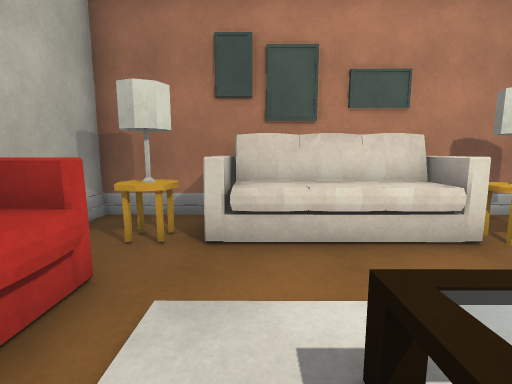
View 1 (above)

13 first-person views from a walk through a Unity game level. The camera is 1.4 m above the floor, tilts 8° down and sees 85° across. Doors are open. The floor is counted in squares, 1 m on a side. Each view is taken from the middle of a square. On the plan, view 1 faces up. The plan holds only what a view shows up to about 14 squares ahead; the rest is blank. The place goes on beyond the plan. Surface patterns are stand-ins for the level's own textures.

View 2
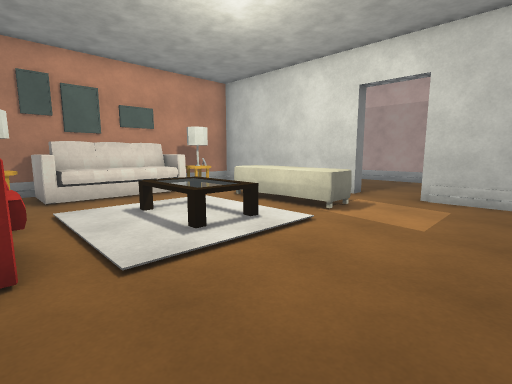

View 3
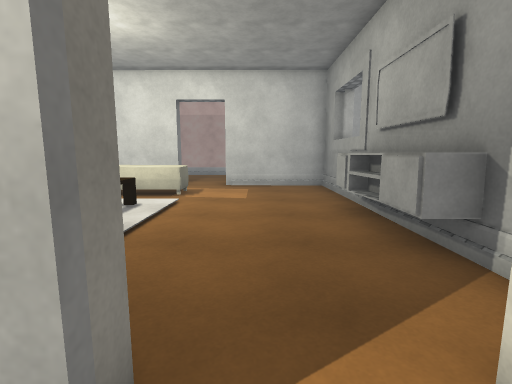

View 4
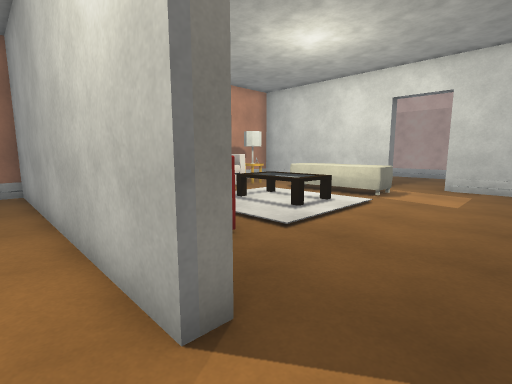

View 5
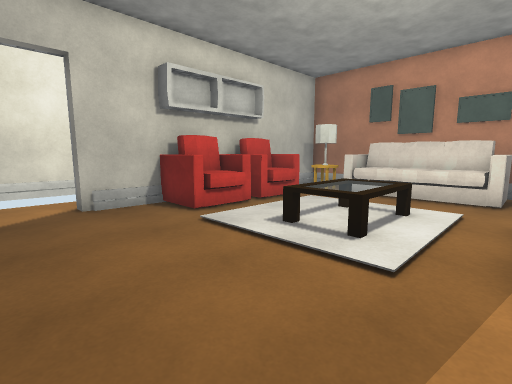

View 6
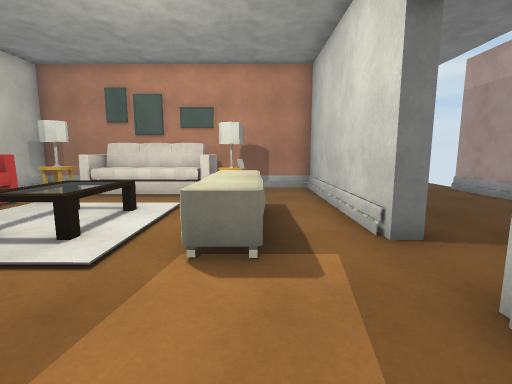

View 7
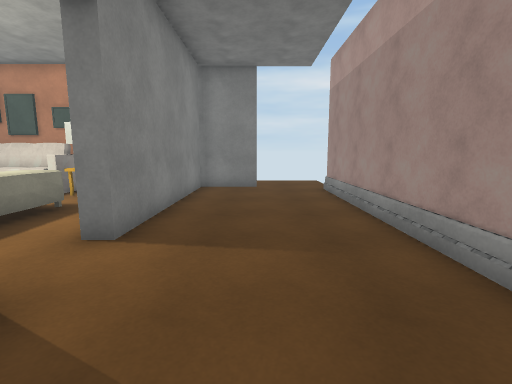

View 8
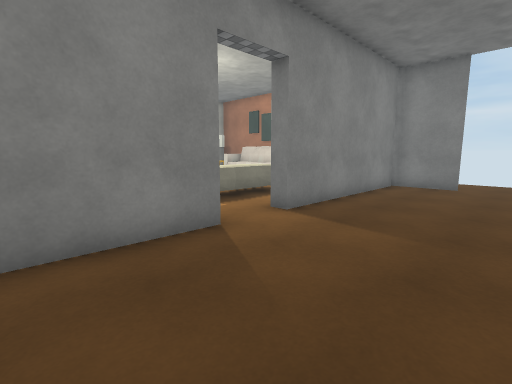

View 9
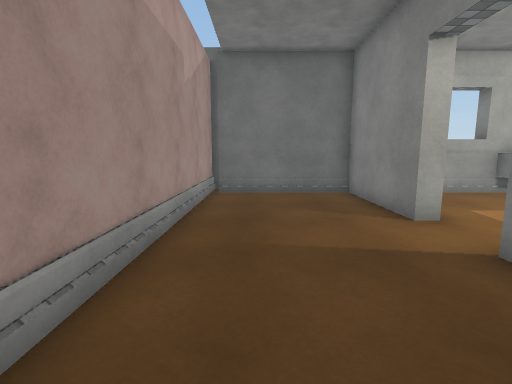

View 10
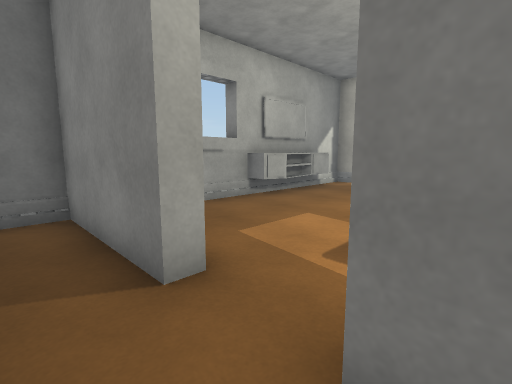

View 11
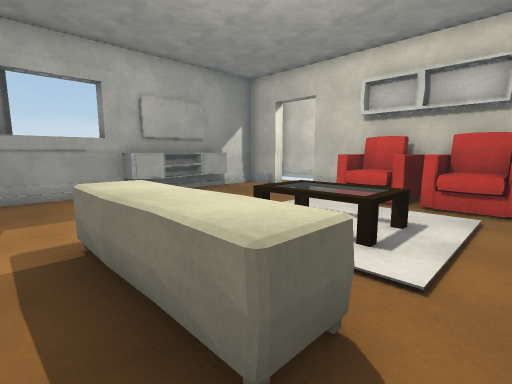

View 12
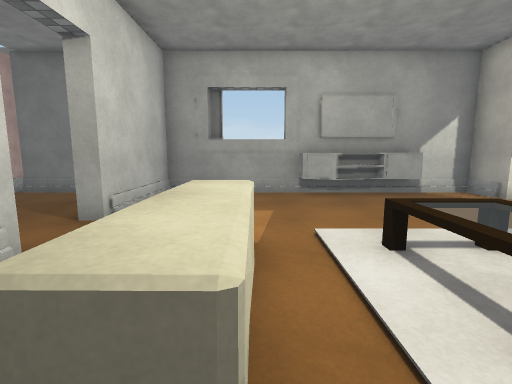

View 13
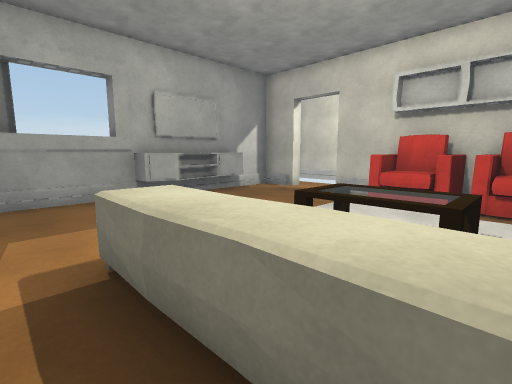

### Floor plan
Key: @ floor where view 1 was taken; # wall or solid block; x gap in a wall; . floor; D open door; ^ raised ledge; S sofa; T table; L lamp; A TV.
Columns run from 5 left of view 1 to 13 right of it. Each row starts with its distance up from view 1.
  8                ...
  7              ###..
  6 .###SS  S#####....x
  5 .# TTSSSSL..##....#
  4 .# L.SSSSLT.##....#
  3 .#SS........##....#
  2 .#SS.....^^.##....#
  1 .#SS. TT.^^.##....#
  0 .#SS.@TT.^^.##....#
 -1 .#SS. TT.^^.DD....#
 -2 .#..........DD....#
 -3 .DD.........D#....#
 -4 .DD.........##....#
 -5 .D..........##....#
 -6 .#..AAAA....##....#
 -7  #####A############
 -8                  ##

Where each view was taken, in squares from view 1:
view 1: 0 up, 0 right, facing up
view 2: 5 down, 2 left, facing up-right
view 3: 4 down, 5 left, facing right
view 4: 5 down, 5 left, facing up-right
view 5: 5 down, 4 right, facing up-left
view 6: 5 down, 5 right, facing up
view 7: 5 down, 10 right, facing up
view 8: 6 down, 12 right, facing up-left
view 9: 3 up, 11 right, facing down
view 10: 0 up, 9 right, facing down-left
view 11: 3 up, 6 right, facing down-left
view 12: 3 up, 4 right, facing down
view 13: 2 up, 6 right, facing down-left
